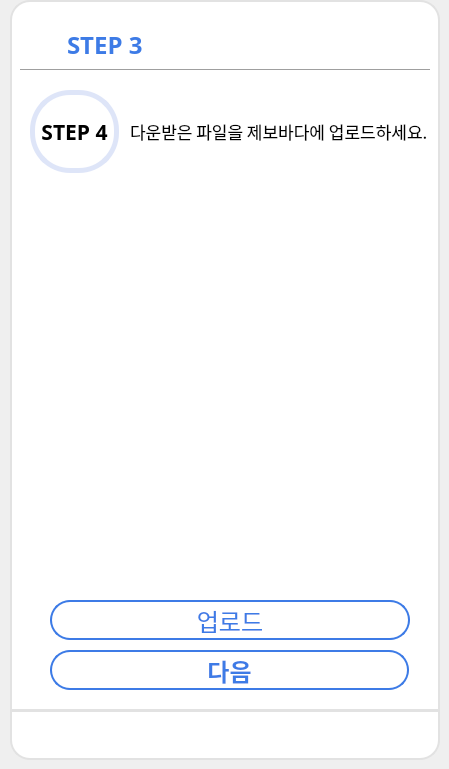
    <widget class="QWidget" name="page_8">
     <widget class="QPushButton" name="backBtn_step4">
      <property name="geometry">
       <rect>
        <x>30</x>
        <y>30</y>
        <width>30</width>
        <height>30</height>
       </rect>
      </property>
      <property name="cursor">
       <cursorShape>PointingHandCursor</cursorShape>
      </property>
      <property name="styleSheet">
       <string notr="true">QPushButton
{
	background-color: rgb(255,255,255);
	border-radius: 8px;
}
QPushButton::hover
{
	background-color: #D3D3D3;
	border-radius: 8px;
}</string>
      </property>
      <property name="text">
       <string/>
      </property>
      <property name="icon">
       <iconset>
        <normaloff>icons/back.png</normaloff>icons/back.png</iconset>
      </property>
      <property name="iconSize">
       <size>
        <width>30</width>
        <height>30</height>
       </size>
      </property>
     </widget>
     <widget class="QLabel" name="label_8">
      <property name="geometry">
       <rect>
        <x>67</x>
        <y>30</y>
        <width>141</width>
        <height>30</height>
       </rect>
      </property>
      <property name="font">
       <font>
        <family>나눔스퀘어 Bold</family>
        <pointsize>18</pointsize>
        <weight>75</weight>
        <bold>true</bold>
       </font>
      </property>
      <property name="styleSheet">
       <string notr="true">color: #3D7BE6;</string>
      </property>
      <property name="text">
       <string>STEP 3</string>
      </property>
     </widget>
     <widget class="QLabel" name="label_40">
      <property name="geometry">
       <rect>
        <x>10</x>
        <y>0</y>
        <width>430</width>
        <height>711</height>
       </rect>
      </property>
      <property name="styleSheet">
       <string notr="true">background-color: rgb(255, 255, 255);
border-top-left-radius: 20px;
border-top-right-radius: 20px;
border: 2px solid #E2E2E2;</string>
      </property>
      <property name="text">
       <string/>
      </property>
     </widget>
     <widget class="Line" name="line_11">
      <property name="geometry">
       <rect>
        <x>20</x>
        <y>60</y>
        <width>410</width>
        <height>20</height>
       </rect>
      </property>
      <property name="styleSheet">
       <string notr="true">color: #E2E2E2;</string>
      </property>
      <property name="orientation">
       <enum>Qt::Horizontal</enum>
      </property>
     </widget>
     <widget class="QPushButton" name="nextBtn_step4">
      <property name="geometry">
       <rect>
        <x>50</x>
        <y>650</y>
        <width>359</width>
        <height>40</height>
       </rect>
      </property>
      <property name="font">
       <font>
        <family>나눔스퀘어 Bold</family>
        <pointsize>18</pointsize>
        <weight>75</weight>
        <bold>true</bold>
       </font>
      </property>
      <property name="cursor">
       <cursorShape>PointingHandCursor</cursorShape>
      </property>
      <property name="styleSheet">
       <string notr="true">QPushButton
{
	color: #3D7BE6;
	background-color: white;
	border: 2px solid #3D7BE6;
	border-radius: 20px;
}
QPushButton::hover
{
	color: white;
	background-color: #3D7BE6;
	border-radius: 20px;
}
QPushButton::pressed
{
	color: white;
	background-color: rgb(58, 134, 255);
	border-radius: 20px;
}</string>
      </property>
      <property name="text">
       <string>다음</string>
      </property>
     </widget>
     <widget class="QLabel" name="label_16">
      <property name="geometry">
       <rect>
        <x>10</x>
        <y>710</y>
        <width>430</width>
        <height>50</height>
       </rect>
      </property>
      <property name="styleSheet">
       <string notr="true">background-color: white;
border-bottom-left-radius: 20px;
border-bottom-right-radius: 20px;
border: 2px solid #E2E2E2;</string>
      </property>
      <property name="text">
       <string/>
      </property>
     </widget>
     <widget class="QPushButton" name="uploadBtn_step4">
      <property name="geometry">
       <rect>
        <x>50</x>
        <y>600</y>
        <width>360</width>
        <height>40</height>
       </rect>
      </property>
      <property name="font">
       <font>
        <family>나눔스퀘어 Bold</family>
        <pointsize>18</pointsize>
       </font>
      </property>
      <property name="cursor">
       <cursorShape>PointingHandCursor</cursorShape>
      </property>
      <property name="styleSheet">
       <string notr="true">QPushButton
{
	color: #3D7BE6;
	background-color: white;
	border: 2px solid #3D7BE6;
	border-radius: 20px;
}
QPushButton::hover
{
	color: white;
	background-color: #3D7BE6;
	border-radius: 20px;
}
QPushButton::pressed
{
	color: white;
	background-color: rgb(58, 134, 255);
	border-radius: 20px;
}</string>
      </property>
      <property name="text">
       <string>업로드</string>
      </property>
     </widget>
     <widget class="QWidget" name="horizontalLayoutWidget_52">
      <property name="geometry">
       <rect>
        <x>340</x>
        <y>20</y>
        <width>86</width>
        <height>31</height>
       </rect>
      </property>
      <layout class="QHBoxLayout" name="horizontalLayout_53">
       <item>
        <widget class="QPushButton" name="minBtn_step4">
         <property name="cursor">
          <cursorShape>ArrowCursor</cursorShape>
         </property>
         <property name="styleSheet">
          <string notr="true">QPushButton
{
	background-color: rgb(255,255,255);
	border-radius: 8px;
}
QPushButton::hover
{
	background-color: #D3D3D3;
	border-radius: 8px;
}</string>
         </property>
         <property name="text">
          <string/>
         </property>
         <property name="icon">
          <iconset>
           <normaloff>icons/minimize.png</normaloff>icons/minimize.png</iconset>
         </property>
        </widget>
       </item>
       <item>
        <widget class="QPushButton" name="maxBtn_step4">
         <property name="styleSheet">
          <string notr="true">QPushButton
{
	background-color: rgb(255,255,255);
	border-radius: 8px;
}
QPushButton::hover
{
	background-color: #D3D3D3;
	border-radius: 8px;
}</string>
         </property>
         <property name="text">
          <string/>
         </property>
         <property name="icon">
          <iconset>
           <normaloff>icons/maximize.jpg</normaloff>icons/maximize.jpg</iconset>
         </property>
        </widget>
       </item>
       <item>
        <widget class="QPushButton" name="exitBtn_step4">
         <property name="cursor">
          <cursorShape>ArrowCursor</cursorShape>
         </property>
         <property name="styleSheet">
          <string notr="true">QPushButton
{
	background-color: rgb(255,255,255);
	border-radius: 8px;
}
QPushButton::hover
{
	background-color: #D3D3D3;
	border-radius: 8px;
}</string>
         </property>
         <property name="text">
          <string/>
         </property>
         <property name="icon">
          <iconset>
           <normaloff>icons/close.png</normaloff>icons/close.png</iconset>
         </property>
        </widget>
       </item>
      </layout>
     </widget>
     <widget class="QWidget" name="horizontalLayoutWidget_53">
      <property name="geometry">
       <rect>
        <x>14</x>
        <y>713</y>
        <width>421</width>
        <height>41</height>
       </rect>
      </property>
      <layout class="QHBoxLayout" name="horizontalLayout_9">
       <item>
        <widget class="QPushButton" name="homeBtn_step4">
         <property name="cursor">
          <cursorShape>ArrowCursor</cursorShape>
         </property>
         <property name="styleSheet">
          <string notr="true">QPushButton
{
	background-color: rgb(255,255,255);
	border-radius: 8px;
}
QPushButton::hover
{
	background-color: #D3D3D3;
	border-radius: 8px;
}</string>
         </property>
         <property name="text">
          <string/>
         </property>
         <property name="icon">
          <iconset>
           <normaloff>icons/home.png</normaloff>icons/home.png</iconset>
         </property>
         <property name="iconSize">
          <size>
           <width>30</width>
           <height>30</height>
          </size>
         </property>
        </widget>
       </item>
       <item>
        <widget class="QPushButton" name="temp1Btn_step4">
         <property name="cursor">
          <cursorShape>ArrowCursor</cursorShape>
         </property>
         <property name="styleSheet">
          <string notr="true">QPushButton
{
	background-color: rgb(255,255,255);
	border-radius: 8px;
}
QPushButton::hover
{
	background-color: #D3D3D3;
	border-radius: 8px;
}</string>
         </property>
         <property name="text">
          <string/>
         </property>
         <property name="icon">
          <iconset>
           <normaloff>icons/menu.png</normaloff>icons/menu.png</iconset>
         </property>
         <property name="iconSize">
          <size>
           <width>30</width>
           <height>30</height>
          </size>
         </property>
        </widget>
       </item>
       <item>
        <widget class="QPushButton" name="downMenuBtn_step4">
         <property name="cursor">
          <cursorShape>ArrowCursor</cursorShape>
         </property>
         <property name="styleSheet">
          <string notr="true">QPushButton
{
	background-color: rgb(255,255,255);
	border-radius: 8px;
}
QPushButton::hover
{
	background-color: #D3D3D3;
	border-radius: 8px;
}</string>
         </property>
         <property name="text">
          <string/>
         </property>
         <property name="icon">
          <iconset>
           <normaloff>icons/download.png</normaloff>icons/download.png</iconset>
         </property>
         <property name="iconSize">
          <size>
           <width>30</width>
           <height>30</height>
          </size>
         </property>
        </widget>
       </item>
       <item>
        <widget class="QPushButton" name="internetBtn_step4">
         <property name="cursor">
          <cursorShape>ArrowCursor</cursorShape>
         </property>
         <property name="styleSheet">
          <string notr="true">QPushButton
{
	background-color: rgb(255,255,255);
	border-radius: 8px;
}
QPushButton::hover
{
	background-color: #D3D3D3;
	border-radius: 8px;
}</string>
         </property>
         <property name="text">
          <string/>
         </property>
         <property name="icon">
          <iconset>
           <normaloff>icons/internet.png</normaloff>icons/internet.png</iconset>
         </property>
         <property name="iconSize">
          <size>
           <width>30</width>
           <height>30</height>
          </size>
         </property>
        </widget>
       </item>
      </layout>
     </widget>
     <widget class="QLabel" name="label_step1_11">
      <property name="geometry">
       <rect>
        <x>30</x>
        <y>90</y>
        <width>89</width>
        <height>83</height>
       </rect>
      </property>
      <property name="font">
       <font>
        <family>나눔스퀘어 Bold</family>
        <pointsize>16</pointsize>
        <weight>75</weight>
        <bold>true</bold>
       </font>
      </property>
      <property name="styleSheet">
       <string notr="true">border-radius: 40;
border: 5px solid #DEE5F8;</string>
      </property>
      <property name="text">
       <string>STEP 4</string>
      </property>
      <property name="alignment">
       <set>Qt::AlignCenter</set>
      </property>
     </widget>
     <widget class="QLabel" name="label_162">
      <property name="geometry">
       <rect>
        <x>130</x>
        <y>90</y>
        <width>299</width>
        <height>83</height>
       </rect>
      </property>
      <property name="font">
       <font>
        <family>나눔스퀘어</family>
        <pointsize>13</pointsize>
        <weight>50</weight>
        <bold>false</bold>
       </font>
      </property>
      <property name="text">
       <string>다운받은 파일을 제보바다에 업로드하세요.</string>
      </property>
     </widget>
     <zorder>label_16</zorder>
     <zorder>label_40</zorder>
     <zorder>backBtn_step4</zorder>
     <zorder>label_8</zorder>
     <zorder>line_11</zorder>
     <zorder>nextBtn_step4</zorder>
     <zorder>uploadBtn_step4</zorder>
     <zorder>horizontalLayoutWidget_52</zorder>
     <zorder>horizontalLayoutWidget_53</zorder>
     <zorder>label_step1_11</zorder>
     <zorder>label_162</zorder>
    </widget>
